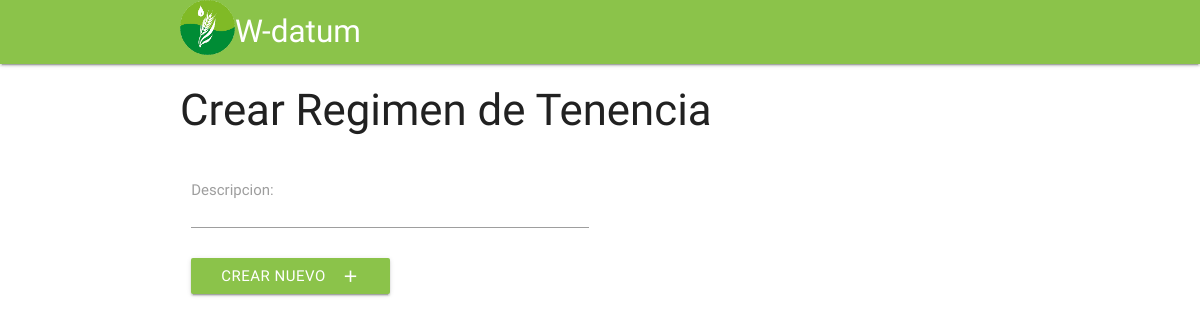
The app's page /crear_regimen_tenencia/, older data.
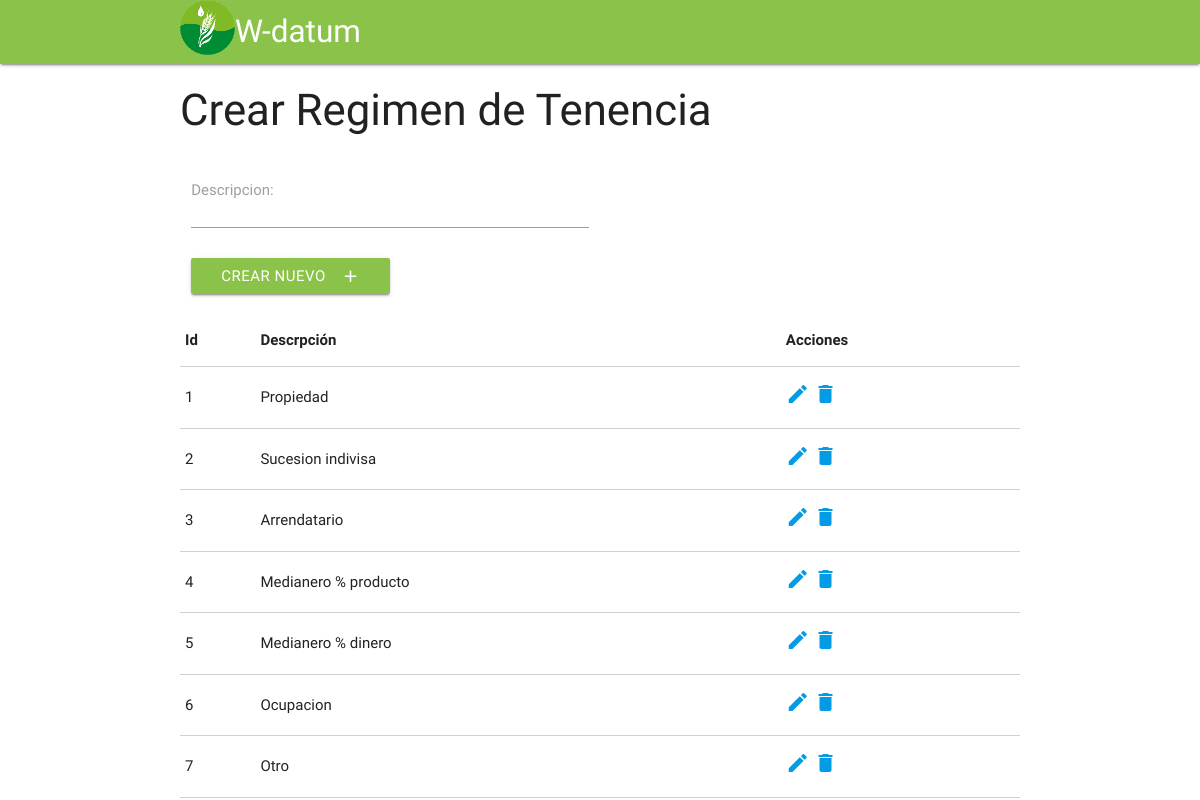
The same page, newer data.
### principal/models.py (models this page shows, shortened)
class RegimenTenencia(models.Model):
	descripcion = models.CharField(max_length=50)
	is_active = models.BooleanField(default=True)

### principal/views.py (the view)
# urls.py: url(r'^crear_regimen_tenencia/$', views.crear_regimen_tenencia, name='crear_regimen_tenencia'),
def crear_regimen_tenencia(request):
    lista = RegimenTenencia.objects.all()
    if request.method == 'POST':
        form = RegimenTenenciaForm(request.POST)
        if form.is_valid():
            form.save()
    else:
        form = RegimenTenenciaForm()
    context = {'lista': lista, 'form': form, }
    return render(request, 'crear_regimen_tenencia.html', context)

### principal/forms.py
class RegimenTenenciaForm(forms.ModelForm):
	class Meta:
		model = principal_models.RegimenTenencia
		fields = ('descripcion',)

### principal/templates/crear_regimen_tenencia.html (shortened to what this page needs)
{% extends "base.html" %}
{% block content %}
<div class="container">
	<div class="col s12">
		<h3>Crear Regimen de Tenencia</h3>
			<div class="row">
				<div class="col s12">
					<form action="" method="POST">{% csrf_token %}
						<div class="input-field col s6">
							{{form.as_p}}
	    					</form>
					    	<button class="btn waves-effect light-green" type="submit" name="action">Crear Nuevo
					    		<i class="material-icons right">add</i>
					  		</button>
	  					</div>
      			</div>
    		</div>
    	{% if lista %}
    	<table class="highlight bordered responsive-table">
	        <thead>
	          	<tr>
	              	<th>Id</th>
	              	<th>Descrpción</th>
	              	<th>Acciones</th>
	          	</tr>
	        </thead>
	        <tbody>
     			{% for elemento in lista %}
		          	<tr>
		            	<td>{{elemento.id}}</td>
		            	<td>{{elemento.descripcion}}</td>
		            	<td>
		            		<a href="{% url 'editar_regimen_tenencia' elemento.id %}"><i class="material-icons">edit</i> </a>
		                	<a href="{% url 'borrar_regimen_tenencia' elemento.id %}"> <i class="material-icons">delete</i></a>
		            	</td>
		          	</tr>
          		{% endfor %}
        	</tbody>
      	</table>
      	{% endif %}
    </div>
{% endblock %}

Row changes from the older to the newer data that the page shows:
added RegimenTenencia: id "1", descripcion "Propiedad"
added RegimenTenencia: id "2", descripcion "Sucesion indivisa"
added RegimenTenencia: id "3", descripcion "Arrendatario"
added RegimenTenencia: id "4", descripcion "Medianero % producto"
added RegimenTenencia: id "5", descripcion "Medianero % dinero"
added RegimenTenencia: id "6", descripcion "Ocupacion"
added RegimenTenencia: id "7", descripcion "Otro"
Text that changed along with them:
text now shown: "Id Descrpción Acciones"
